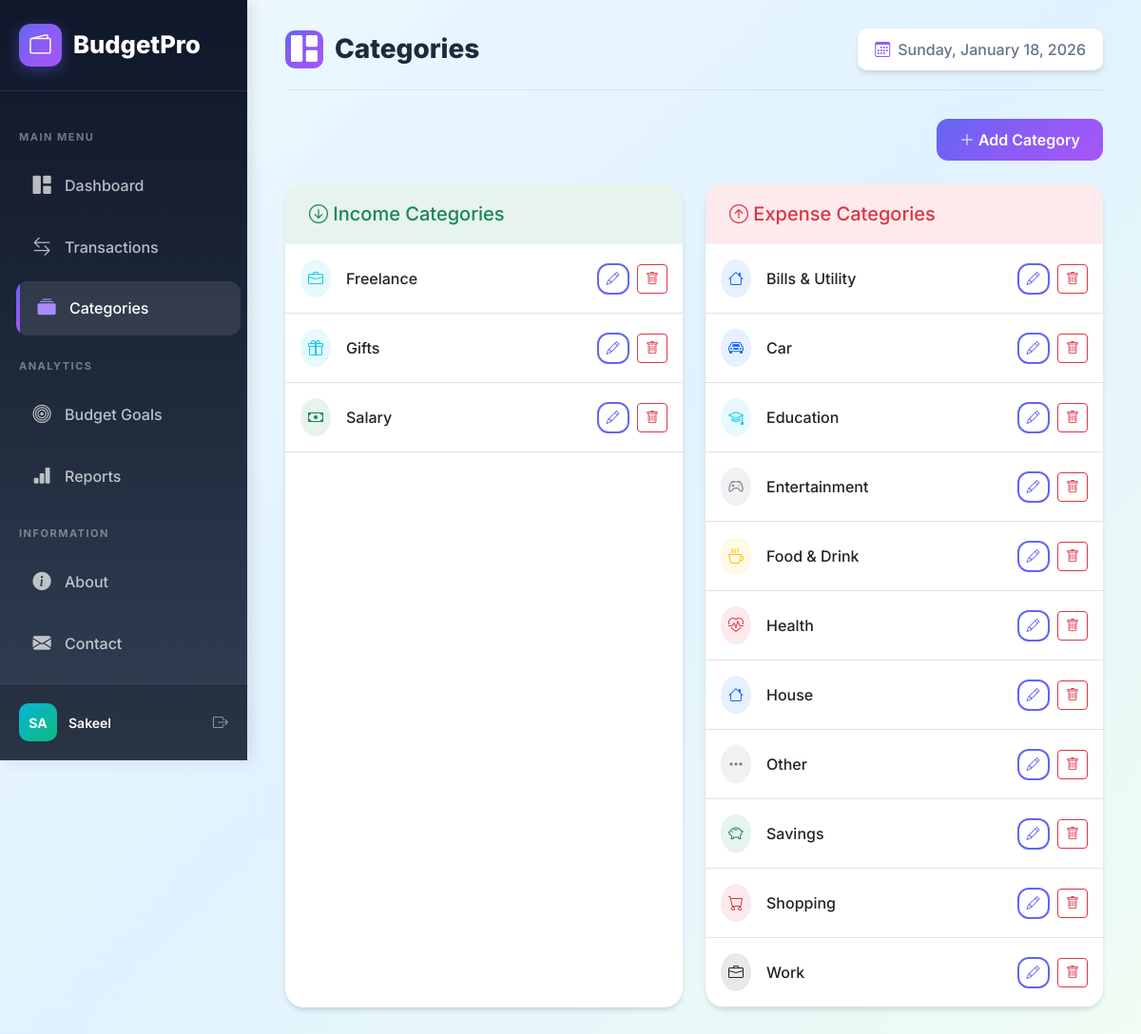
/categories/ (signed in), run on the app's committed database.
### budget_planner/models.py (models this page shows, shortened)
class Category(models.Model):
    CATEGORY_TYPES = [
        ('income', 'Income'),
        ('expense', 'Expense'),
    ]
    name = models.CharField(max_length=100)
    type = models.CharField(max_length=10, choices=CATEGORY_TYPES)
    icon = models.CharField(max_length=50, default='bi-tag')
    color = models.CharField(max_length=20, default='primary')
    user = models.ForeignKey(User, on_delete=models.CASCADE)
    created_at = models.DateTimeField(auto_now_add=True)
    class Meta:
        verbose_name_plural = 'Categories'
        ordering = ['name']

### budget_planner/views.py (the view)
# urls.py: path('categories/', views.categories, name='categories'),
@login_required
def categories(request):
    category_list = Category.objects.filter(user=request.user)
    return render(request, 'categories.html', {'categories': category_list})

### templates/categories.html (shortened to what this page needs)
{% extends 'base.html' %}
{% block page_title %}Categories{% endblock %}
{% block content %}
<div class="d-flex justify-content-end mb-4">
    <a href="{% url 'add_category' %}" class="btn btn-primary">
        <i class="bi bi-plus-lg"></i> Add Category
    </a>
</div>
<div class="row g-4">
    <div class="col-md-6">
        <div class="card h-100">
            <div class="card-header bg-success bg-opacity-10 border-0">
                <h5 class="mb-0 text-success">
                    <i class="bi bi-arrow-down-circle"></i> Income Categories
                </h5>
            </div>
            <div class="card-body p-0">
                {% for category in categories %}
                {% if category.type == 'income' %}
                <div class="d-flex justify-content-between align-items-center p-3 border-bottom">
                    <div class="d-flex align-items-center">
                        <div class="rounded-circle p-2 me-3 bg-{{ category.color }} bg-opacity-10">
                            <i class="bi {{ category.icon }} text-{{ category.color }}"></i>
                        </div>
                        <span class="fw-medium">{{ category.name }}</span>
                    </div>
                    <div>
                        <a href="{% url 'edit_category' category.pk %}" class="btn btn-sm btn-outline-primary me-1">
                            <i class="bi bi-pencil"></i>
                        </a>
                        <form method="post" action="{% url 'delete_category' category.pk %}" class="d-inline"
                              onsubmit="return confirm('Delete this category?')">
                            <button type="submit" class="btn btn-sm btn-outline-danger">
                                <i class="bi bi-trash"></i>
                            </button>
                        </form>
                    </div>
                </div>
                {% endif %}
                {% empty %}
                <div class="text-center py-4 text-muted">
                    No income categories
                </div>
                {% endfor %}
            </div>
        </div>
    </div>
    <div class="col-md-6">
        <div class="card h-100">
            <div class="card-header bg-danger bg-opacity-10 border-0">
                <h5 class="mb-0 text-danger">
                    <i class="bi bi-arrow-up-circle"></i> Expense Categories
                </h5>
            </div>
            <div class="card-body p-0">
                {% for category in categories %}
                {% if category.type == 'expense' %}
                <div class="d-flex justify-content-between align-items-center p-3 border-bottom">
                    <div class="d-flex align-items-center">
                        <div class="rounded-circle p-2 me-3 bg-{{ category.color }} bg-opacity-10">
                            <i class="bi {{ category.icon }} text-{{ category.color }}"></i>
                        </div>
                        <span class="fw-medium">{{ category.name }}</span>
                    </div>
                    <div>
                        <a href="{% url 'edit_category' category.pk %}" class="btn btn-sm btn-outline-primary me-1">
                            <i class="bi bi-pencil"></i>
                        </a>
                        <form method="post" action="{% url 'delete_category' category.pk %}" class="d-inline"
                              onsubmit="return confirm('Delete this category?')">
                            <button type="submit" class="btn btn-sm btn-outline-danger">
                                <i class="bi bi-trash"></i>
                            </button>
                        </form>
                    </div>
                </div>
                {% endif %}
                {% endfor %}
            </div>
        </div>
    </div>
</div>
{% endblock %}

### templates/base.html (shortened to what this page needs)
<!DOCTYPE html>
<html lang="en">
<head>
    <link href="https://cdn.jsdelivr.net/npm/bootstrap@5.3.2/dist/css/bootstrap.min.css" rel="stylesheet">
    <link href="https://cdn.jsdelivr.net/npm/bootstrap-icons@1.11.1/font/bootstrap-icons.css" rel="stylesheet">
</head>
<body>
    {% if user.is_authenticated %}
    <div class="d-flex">
        <nav class="sidebar" style="width: 260px;">
            <div class="sidebar-brand">
                <a href="{% url 'dashboard' %}" class="brand-logo">
                    <span class="brand-icon"><i class="bi bi-wallet2"></i></span>
                    BudgetPro
                </a>
            </div>
            <div class="nav-section-title">Main Menu</div>
            <ul class="nav flex-column">
                <li class="nav-item">
                    <a class="nav-link {% if request.resolver_match.url_name == 'dashboard' %}active{% endif %}" href="{% url 'dashboard' %}">
                        <i class="bi bi-grid-1x2-fill"></i> Dashboard
                    </a>
                </li>
                <li class="nav-item">
                    <a class="nav-link {% if 'transaction' in request.resolver_match.url_name %}active{% endif %}" href="{% url 'transactions' %}">
                        <i class="bi bi-arrow-left-right"></i> Transactions
                    </a>
                </li>
                <li class="nav-item">
                    <a class="nav-link {% if 'categor' in request.resolver_match.url_name %}active{% endif %}" href="{% url 'categories' %}">
                        <i class="bi bi-collection-fill"></i> Categories
                    </a>
                </li>
            </ul>
            <div class="nav-section-title">Analytics</div>
            <ul class="nav flex-column">
                <li class="nav-item">
                    <a class="nav-link {% if 'budget' in request.resolver_match.url_name %}active{% endif %}" href="{% url 'budget_goals' %}">
                        <i class="bi bi-bullseye"></i> Budget Goals
                    </a>
                </li>
                <li class="nav-item">
                    <a class="nav-link {% if request.resolver_match.url_name == 'reports' %}active{% endif %}" href="{% url 'reports' %}">
                        <i class="bi bi-bar-chart-fill"></i> Reports
                    </a>
                </li>
            </ul>
            <div class="nav-section-title">Information</div>
            <ul class="nav flex-column">
                <li class="nav-item">
                    <a class="nav-link {% if request.resolver_match.url_name == 'about' %}active{% endif %}" href="{% url 'about' %}">
                        <i class="bi bi-info-circle-fill"></i> About
                    </a>
                </li>
                <li class="nav-item">
                    <a class="nav-link {% if request.resolver_match.url_name == 'contact' %}active{% endif %}" href="{% url 'contact' %}">
                        <i class="bi bi-envelope-fill"></i> Contact
                    </a>
                </li>
            </ul>
            <div class="sidebar-footer">
                <div class="user-profile">
                    <div class="user-avatar">
                        {{ user.username|slice:":2"|upper }}
                    </div>
                    <div class="user-info">
                        <div class="user-name">{{ user.username }}</div>
                    </div>
                    <a href="{% url 'logout' %}" class="text-white-50" title="Logout">
                        <i class="bi bi-box-arrow-right"></i>
                    </a>
                </div>
            </div>
        </nav>
        <main class="main-content flex-grow-1">
            <div class="page-header">
                <h1 class="page-title">
                    <span class="page-title-icon">
                        <i class="bi bi-{% block page_icon %}grid-1x2-fill{% endblock %}"></i>
                    </span>
                    {% block page_title %}Dashboard{% endblock %}
                </h1>
                <div class="header-actions">
                    <div class="date-display">
                        <i class="bi bi-calendar3"></i>
                        <span id="current-date"></span>
                    </div>
                </div>
            </div>
            {% block content %}{% endblock %}
        </main>
    </div>
    {% else %}
    {% block auth_content %}{% endblock %}
    {% endif %}
</body>
</html>

### templates/base.html (style rules this page uses)
:root { --primary-gradient: linear-gradient(135deg, #6366f1 0%, #8b5cf6 50%, #a855f7 100%); --secondary-gradient: linear-gradient(135deg, #06b6d4 0%, #10b981 100%); --success-gradient: linear-gradient(135deg, #10b981 0%, #34d399 100%); --danger-gradient: linear-gradient(135deg, #ef4444 0%, #f87171 100%); --warning-gradient: linear-gradient(135deg, #f59e0b 0%, #fbbf24 100%); --sidebar-bg: linear-gradient(180deg, #0f172a 0%, #1e293b 50%, #334155 100%); --card-shadow: 0 4px 6px -1px rgba(0, 0, 0, 0.1), 0 2px 4px -1px rgba(0, 0, 0, 0.06); --card-shadow-hover: 0 20px 25px -5px rgba(0, 0, 0, 0.1), 0 10px 10px -5px rgba(0, 0, 0, 0.04); }
* { font-family: 'Inter', -apple-system, BlinkMacSystemFont, sans-serif; }
body { background: linear-gradient(135deg, #f0f9ff 0%, #e0f2fe 50%, #f0fdf4 100%); min-height: 100vh; }
.sidebar { min-height: 100vh; background: var(--sidebar-bg); position: fixed; top: 0; left: 0; z-index: 100; padding-top: 0; box-shadow: 4px 0 15px rgba(0, 0, 0, 0.1); }
.sidebar-brand { padding: 25px 20px; border-bottom: 1px solid rgba(255, 255, 255, 0.1); margin-bottom: 20px; }
.brand-logo { font-size: 1.6rem; font-weight: 800; color: #fff; text-decoration: none; display: flex; align-items: center; gap: 12px; }
.brand-icon { width: 45px; height: 45px; background: var(--primary-gradient); border-radius: 12px; display: flex; align-items: center; justify-content: center; font-size: 1.4rem; box-shadow: 0 4px 15px rgba(99, 102, 241, 0.4); }
.sidebar .nav-link { color: rgba(255, 255, 255, 0.7); padding: 14px 20px; border-radius: 12px; margin: 4px 12px; transition: all 0.3s cubic-bezier(0.4, 0, 0.2, 1); display: flex; align-items: center; gap: 12px; font-weight: 500; position: relative; overflow: hidden; }
.sidebar .nav-link::before { content: ''; position: absolute; left: 0; top: 0; width: 4px; height: 100%; background: var(--primary-gradient); border-radius: 0 4px 4px 0; transform: scaleY(0); transition: transform 0.3s ease; }
.sidebar .nav-link:hover, .sidebar .nav-link.active { background: rgba(255, 255, 255, 0.1); color: #fff; transform: translateX(5px); }
.sidebar .nav-link.active::before { transform: scaleY(1); }
.sidebar .nav-link i { font-size: 1.2rem; width: 24px; text-align: center; }
.sidebar .nav-link.active i { color: #a78bfa; }
.nav-section-title { color: rgba(255, 255, 255, 0.4); font-size: 11px; font-weight: 700; text-transform: uppercase; letter-spacing: 1.5px; padding: 20px 20px 10px; }
.sidebar-footer { position: absolute; bottom: 0; left: 0; right: 0; padding: 20px; border-top: 1px solid rgba(255, 255, 255, 0.1); background: rgba(0, 0, 0, 0.2); }
.user-profile { display: flex; align-items: center; gap: 12px; color: rgba(255, 255, 255, 0.8); }
.user-avatar { width: 40px; height: 40px; background: var(--secondary-gradient); border-radius: 10px; display: flex; align-items: center; justify-content: center; font-weight: 700; color: #fff; font-size: 14px; }
.user-info { flex: 1; }
.user-name { font-weight: 600; font-size: 14px; color: #fff; }
.main-content { margin-left: 260px; padding: 30px 40px; min-height: 100vh; }
.page-header { display: flex; justify-content: space-between; align-items: center; margin-bottom: 30px; padding-bottom: 20px; border-bottom: 1px solid rgba(0, 0, 0, 0.05); }
.page-title { font-size: 28px; font-weight: 800; color: #1e293b; margin: 0; display: flex; align-items: center; gap: 12px; }
.page-title-icon { width: 40px; height: 40px; background: var(--primary-gradient); border-radius: 10px; display: flex; align-items: center; justify-content: center; color: #fff; }
.header-actions { display: flex; gap: 12px; align-items: center; }
.date-display { background: #fff; padding: 10px 18px; border-radius: 10px; font-weight: 500; color: #64748b; box-shadow: var(--card-shadow); display: flex; align-items: center; gap: 8px; }
.date-display i { color: #8b5cf6; }
.card { border: none; border-radius: 20px; box-shadow: var(--card-shadow); transition: all 0.3s cubic-bezier(0.4, 0, 0.2, 1); background: #fff; overflow: hidden; }
.card-header { background: transparent; border-bottom: 1px solid rgba(0, 0, 0, 0.05); padding: 20px 25px; font-weight: 700; color: #1e293b; }
.card-body { padding: 25px; }
.btn-primary { background: var(--primary-gradient); border: none; padding: 10px 24px; border-radius: 12px; font-weight: 600; transition: all 0.3s ease; }
.btn-outline-primary { border: 2px solid #6366f1; color: #6366f1; border-radius: 12px; font-weight: 600; transition: all 0.3s ease; }

### data on the page
Category: name "Freelance"
Category: name "Gifts"
Category: name "Salary"
Category: name "Bills & Utility"
Category: name "Car"
Category: name "Education"
Category: name "Entertainment"
Category: name "Food & Drink"
Category: name "Health"
Category: name "House"
Category: name "Other"
Category: name "Savings"
Category: name "Shopping"
Category: name "Work"

### other printed values
{{ user.username|slice:":2"|upper }} "SA"
{{ user.username }} "Sakeel"
